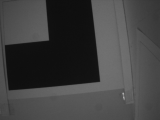
#> input picture imgProcessing/version2/3 Main Control/l.bmp, 160 x 120 px
$ python -i get_data.py   (imports and definitions only)
#> lines starting #> are read from the running program, lines starting #| are printed output that depends on the picture
import cv2
import numpy as np

DEBUG_MODE =  False

def extract_data(filename):
#> called with filename = 'l.bmp'
    img = cv2.imread(filename)
#> img is the input picture: shape (120, 160, 3); min 14, max 172, mean 64.2
    img = cv2.rotate(img, cv2.cv2.ROTATE_90_CLOCKWISE)
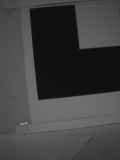
#> img: shape (160, 120, 3); min 14, max 172, mean 64.2
    img = img[10:110,40:130]
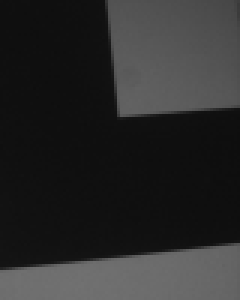
#> img: shape (100, 80, 3) (shown 3 times larger); min 14, max 113, mean 42.9
    gray = cv2.cvtColor(img,cv2.COLOR_BGR2GRAY)
    frame = ''
    q1_avg = np.mean((gray[20][60], gray[20][70], gray[30][60], gray[30][70]), dtype=int)
#> q1_avg = 87
    q2_avg = np.mean((gray[20][10], gray[20][20], gray[30][10], gray[30][20]), dtype=int)
#> q2_avg = 15
    q3_avg = np.mean((gray[60][20], gray[60][30], gray[70][20], gray[70][30]), dtype=int)
#> q3_avg = 15
    q4_avg = np.mean((gray[60][60], gray[60][70], gray[70][60], gray[70][70]), dtype=int)
#> q4_avg = 15
    frame_Q1 = f'{gray[20][60]}&{gray[20][70]}&{gray[30][60]}&{gray[30][70]}&a{q1_avg}'
#> frame_Q1 = '88&84&91&88&a87'
    frame_Q2 = f'{gray[20][10]}&{gray[20][20]}&{gray[30][10]}&{gray[30][20]}&a{q2_avg}'
#> frame_Q2 = '15&15&15&15&a15'
    frame_Q3 = f'{gray[60][20]}&{gray[60][30]}&{gray[70][20]}&{gray[70][30]}&a{q3_avg}'
#> frame_Q3 = '15&16&16&16&a15'
    frame_Q4 = f'{gray[60][60]}&{gray[60][70]}&{gray[70][60]}&{gray[70][70]}&a{q4_avg}'
#> frame_Q4 = '15&15&15&15&a15'

    frame = f'<>{frame_Q1}|{frame_Q2}|{frame_Q3}|{frame_Q4}'

    if DEBUG_MODE:
        cv2.circle(img,(10, 20), 1, (255,0,255), -1)
        cv2.circle(img,(20, 20), 1, (255,0,255), -1)
        cv2.circle(img,(10, 30), 1, (255,0,255), -1)
        cv2.circle(img,(20, 30), 1, (255,0,255), -1)

        cv2.circle(img,(60, 20), 1, (0,0,255), -1)
        cv2.circle(img,(70, 20), 1, (0,0,255), -1)
        cv2.circle(img,(60, 30), 1, (0,0,255), -1)
        cv2.circle(img,(70, 30), 1, (0,0,255), -1)

        cv2.circle(img,(60, 60), 1, (0,255,0), -1)
        cv2.circle(img,(70, 60), 1, (0,255,0), -1)
        cv2.circle(img,(60, 70), 1, (0,255,0), -1)
        cv2.circle(img,(70, 70), 1, (0,255,0), -1)

        cv2.circle(img,(20, 60), 1, (255,0,0), -1)
        cv2.circle(img,(30, 60), 1, (255,0,0), -1)
        cv2.circle(img,(20, 70), 1, (255,0,0), -1)
        cv2.circle(img,(30, 70), 1, (255,0,0), -1)

        img = cv2.resize(img, (512, 512))

        cv2.imshow('image',img)
        cv2.waitKey(0)
        cv2.destroyAllWindows()

    return frame

>>> result = extract_data('l.bmp')

$ run again, on imgProcessing/version2/3 Main Control/temp.bmp
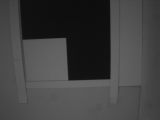
#> input picture imgProcessing/version2/3 Main Control/temp.bmp, 160 x 120 px
#> in extract_data, img is the input picture: shape (120, 160, 3); min 13, max 105, mean 64.2
#> in extract_data, `img = cv2.rotate(img, cv2.cv2.ROTATE_90_CLOCKWISE)`:
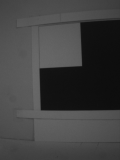
#> img: shape (160, 120, 3); min 13, max 105, mean 64.2
#> in extract_data, `img = img[10:110,40:130]`:
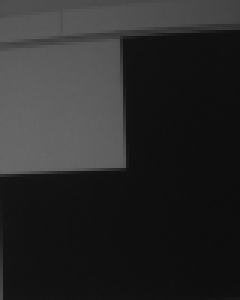
#> img: shape (100, 80, 3) (shown 3 times larger); min 13, max 103, mean 41.1
#> q1_avg = 15
#> q2_avg = 93
#> q3_avg = 17
#> q4_avg = 14
#> frame_Q1 = '16&15&15&15&a15'
#> frame_Q2 = '92&91&96&95&a93'
#> frame_Q3 = '18&17&17&16&a17'
#> frame_Q4 = '15&14&14&13&a14'
